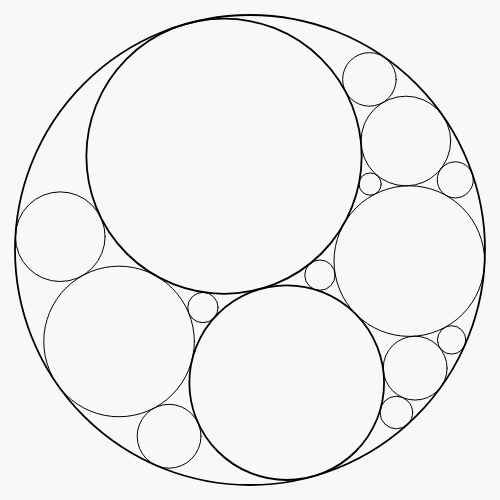
Frame 1 (no input)
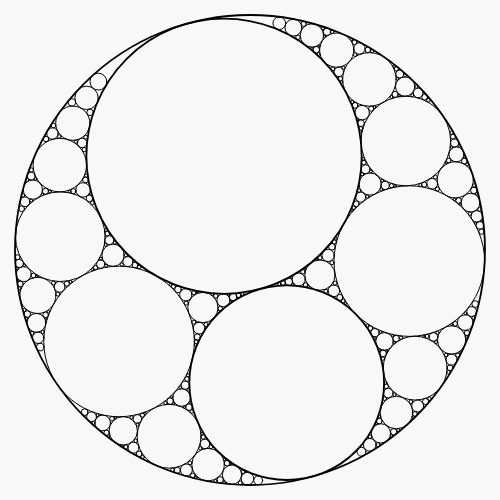
Frame 60 (no input)
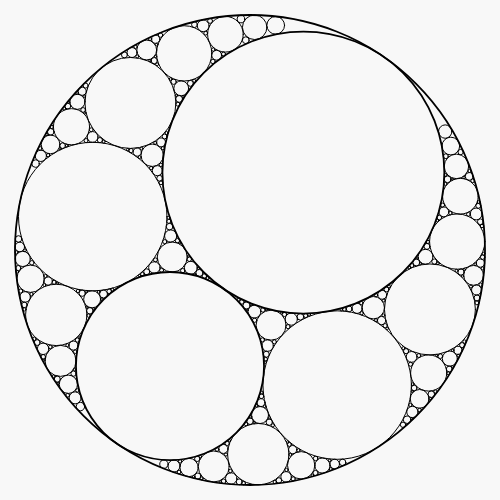
Frame 120 (the mouse pressed at the canvas centre since frame 60)

The p5.js sketch that drew these frames (run headless with seeded random() and noise() and a simulated clock; from frame 60 on, the mouse is pressed at the canvas centre):

// p5.js sketch
// ── sketch.js
// 아폴로니안 가스켓 — 검은 윤곽선 원. 클릭: 시작 비율 변경 재생성
class Cx {
  constructor(a, b) { this.a = a; this.b = b; }
  add(o) { return new Cx(this.a + o.a, this.b + o.b); }
  sub(o) { return new Cx(this.a - o.a, this.b - o.b); }
  scale(s) { return new Cx(this.a * s, this.b * s); }
  mul(o) { return new Cx(this.a * o.a - this.b * o.b, this.a * o.b + this.b * o.a); }
  sqrt() {
    const m = Math.sqrt(Math.hypot(this.a, this.b));
    const ang = Math.atan2(this.b, this.a) / 2;
    return new Cx(m * Math.cos(ang), m * Math.sin(ang));
  }
}
class Circ {
  constructor(k, x, y) { this.k = k; this.z = new Cx(x, y); this.r = Math.abs(1 / k); }
}

let all = [], queue = [];
const MIN_R = 1.1, EPS = 0.1;

function descartes(c1, c2, c3) {
  const k1 = c1.k, k2 = c2.k, k3 = c3.k;
  const sum = k1 + k2 + k3;
  const root = 2 * Math.sqrt(Math.abs(k1 * k2 + k2 * k3 + k1 * k3));
  return [sum + root, sum - root];
}

function complexDescartes(c1, c2, c3, ks) {
  const zk1 = c1.z.scale(c1.k), zk2 = c2.z.scale(c2.k), zk3 = c3.z.scale(c3.k);
  const sum = zk1.add(zk2).add(zk3);
  const root = zk1.mul(zk2).add(zk2.mul(zk3)).add(zk1.mul(zk3)).sqrt().scale(2);
  const out = [];
  for (const k of ks) {
    const zp = sum.add(root).scale(1 / k), zm = sum.sub(root).scale(1 / k);
    out.push(new Circ(k, zp.a, zp.b));
    out.push(new Circ(k, zm.a, zm.b));
  }
  return out;
}

function isTangent(a, b) {
  const d = Math.hypot(a.z.a - b.z.a, a.z.b - b.z.b);
  return Math.abs(d - (a.r + b.r)) < EPS || Math.abs(d - Math.abs(a.r - b.r)) < EPS;
}

function validate(c4, t) {
  if (c4.r < MIN_R || c4.r > 400) return false;
  for (const c of t) if (!isTangent(c4, c)) return false;
  for (const c of all)
    if (Math.hypot(c.z.a - c4.z.a, c.z.b - c4.z.b) < EPS && Math.abs(c.r - c4.r) < EPS)
      return false;
  return true;
}

function init() {
  all = []; queue = [];
  const R = 235, cx = 250, cy = 250;
  const f = random(0.3, 0.7);
  const r1 = R * f, r2 = R - r1;
  const ang = random(TWO_PI);
  const big = new Circ(-1 / R, cx, cy);
  const c1 = new Circ(1 / r1, cx - (R - r1) * cos(ang), cy - (R - r1) * sin(ang));
  const c2 = new Circ(1 / r2, cx + (R - r2) * cos(ang), cy + (R - r2) * sin(ang));
  all = [big, c1, c2];
  queue = [[big, c1, c2]];
}

function setup() {
  createCanvas(500, 500);
  init();
}

function draw() {
  background(248);
  let work = 0;
  while (queue.length && work < 12 && all.length < 1500) {
    const t = queue.shift();
    const ks = descartes(...t);
    for (const c4 of complexDescartes(...t, ks)) {
      if (validate(c4, t)) {
        all.push(c4);
        queue.push([t[0], t[1], c4], [t[0], t[2], c4], [t[1], t[2], c4]);
      }
    }
    work++;
  }
  noFill();
  stroke(0);
  for (const c of all) {
    strokeWeight(c.r > 90 ? 1.8 : 1);
    circle(c.z.a, c.z.b, c.r * 2);
  }
}

function mousePressed() {
  if (mouseX >= 0 && mouseX < width && mouseY >= 0 && mouseY < height) init();
}
